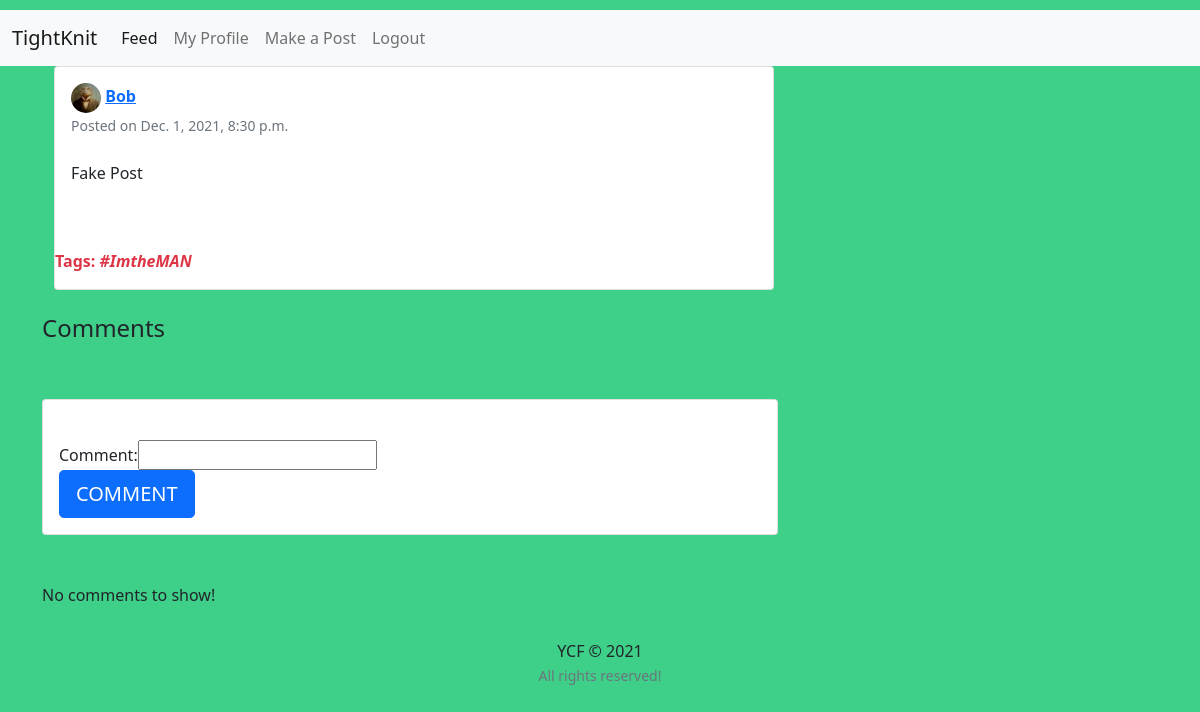
Page /post/2/ (signed in) on the committed database.
### feed/models.py (models this page shows, shortened)
class Post(models.Model):
    description = models.CharField(max_length=255, blank=True)
    blog_text = models.CharField(max_length = 20000,blank = True)
    pic = models.ImageField(upload_to='path/to/img')
    date_posted = models.DateTimeField(default=timezone.now)
    user_name = models.ForeignKey(User, on_delete=models.CASCADE)
    tags = models.CharField(max_length=100, blank=True)

### users/models.py (models this page shows, shortened)
class Profile(models.Model):
    user = models.OneToOneField(User, on_delete=models.CASCADE)
    image = models.ImageField(default='default.png', upload_to='profile_pics')
    slug = AutoSlugField(populate_from='user')
    bio = models.CharField(max_length=255, blank=True)
    followers = models.ManyToManyField('Profile', related_name="follower", blank=True)
    following = models.ManyToManyField('Profile', related_name = "followee", blank = True)
    def get_absolute_url(self):
        return "/users/{}".format(self.slug)

### feed/views.py (the view)
# urls.py: path('post/<int:pk>/', views.post_detail, name='post-detail'),
@login_required
def post_detail(request, pk):
	post = get_object_or_404(Post, pk=pk)
	user = request.user
	is_liked =  Like.objects.filter(user=user, post=post)
	if request.method == 'POST':
		form = NewCommentForm(request.POST)
		if form.is_valid():
			data = form.save(commit=False)
			data.post = post
			data.username = user
			data.save()
			return redirect('post-detail', pk=pk)
	else:
		form = NewCommentForm()
	return render(request, 'feed/post_detail.html', {'post':post, 'is_liked':is_liked, 'form':form})

### feed/forms.py
class NewCommentForm(forms.ModelForm):
	class Meta:
		model = Comments
		fields = ['comment']

### feed/templates/feed/post_detail.html (shortened to what this page needs)
{% extends "feed/layout.html" %}
{% load static %}
{% block content %}
	<div class="container">
	    <div class="row">
	      <div class="col-md-8">
	        <div class="card ">
	          <div class="card-body">
	          	<a href="{{ post.user_name.profile.get_absolute_url }}"><img src="{{ post.user_name.profile.image.url }}" class="rounded-circle" width="30" height="30" alt=""></a>
	          	<a  href="{{ post.user_name.profile.get_absolute_url }}"><b>{{ post.user_name }}</b></a>
	          	<br><small class="text-muted">Posted on {{ post.date_posted }}</small>
	          	<br><br>
	            <p class="card-text text-dark">{{ post.description }}</p>
	          </div>
	          <a href="{{ post.pic.url }}"><img class="card-img-top" src="{{ post.pic.url }}" alt=""></a>
	          {% if post.tags %}
	          <br><p class="text-danger ml-3"><b>Tags: <i>{{ post.tags }}</i></b></p>
	          {% endif %}
	          </div>
	        </div>
	  	   </div>
	    </div>
	    <br>
	    <h4>Comments</h4>
	    <div class="row">
	    	<div class="col-md-8">
	    		<div class="card card-signin my-5">
	    			<div class="card-body">
	    				<form class="form-signin" method = "POST">
				            <fieldset class="form-group"><br>
				                {{ form }}
				            </fieldset>
				            <div class="form-group">
				                <button class="btn btn-lg btn-primary btn-block text-uppercase" type="submit">Comment</button><br>
				            </div>
	    			</div>
	    		</div>
	    	</div>
	    </div>
	    <div class="row">
	    	<div class="col-md-8">
	    		{% if post.details.all %}
	    		<div class="card card-signin my-5">
	    		{% for detail in post.details.all %}
	    			<div class="card-body">
	    				<a href="{{ detail.username.profile.get_absolute_url }}">
	    					<img src="{{ detail.username.profile.image.url }}" class="rounded-circle" width="30" height="30" alt="">
	    				</a>
	          			<a class="text-dark" href="{{ detail.username.profile.get_absolute_url }}"><b>{{ detail.username }}</b></a>
	          			<br><small>{{ detail.comment_date }}</small><br><br>
	          			<p class="card-text text-dark">{{ detail.comment }}</p>
	    			</div>
	    			<hr class="my-1">
	    		{% endfor %}
	    		</div>
	    		{% else %}
	    			<p>No comments to show!</p>
	    		{% endif %}
	    	</div>
	    </div>
	</div>
{% endblock content %}

### feed/static/feed/style.css (style rules this page uses)
body { background-color:#3ecf89; }

### rows in the picture
Post: user_name.profile.image (picture), user_name "Bob", date_posted "Dec. 1, 2021, 8:30 p.m.", description "Fake Post", tags "#ImtheMAN"
